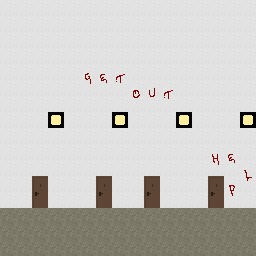

A level layout from a 2D game, rendered from its tile map. Below: a short description, then the map file with its tile-grid data intact:
An orthogonal 16x16 tile map with 16x16 px tiles, 2 tile layers (Tile Layer 1, Tile Layer 2), 3 tilesets.

<map version="1.9" tiledversion="1.9.2" orientation="orthogonal" renderorder="right-down" width="16" height="16" tilewidth="16" tileheight="16" infinite="0" nextlayerid="3" nextobjectid="1">
 <tileset firstgid="1" name="Main" tilewidth="16" tileheight="16" tilecount="1850" columns="50">
  <image source="horror_sidescroller_assets/tileset.png" width="800" height="600" />
 </tileset>
 <tileset firstgid="1851" name="Door" tilewidth="16" tileheight="16" tilecount="2" columns="1">
  <image source="horror_sidescroller_assets/standalone_assets/door_wooden.png" width="18" height="32" />
 </tileset>
 <tileset firstgid="1853" name="Obj" tilewidth="16" tileheight="16" tilecount="2" columns="1">
  <image source="horror_sidescroller_assets/standalone_assets/closet.png" width="23" height="37" />
 </tileset>
 <layer id="1" name="Tile Layer 1" width="16" height="16">
  <data encoding="csv">
3,3,3,3,3,3,3,3,3,3,3,3,3,3,3,3,
3,3,3,3,3,3,3,3,3,3,3,3,3,3,3,3,
3,3,3,3,3,3,3,3,3,3,3,3,3,3,3,3,
3,3,3,3,3,3,3,3,3,3,3,3,3,3,3,3,
3,3,3,3,3,3,3,3,3,3,3,3,3,3,3,3,
3,3,3,3,3,3,3,3,3,3,3,3,3,3,3,3,
3,3,3,3,3,3,3,3,3,3,3,3,3,3,3,3,
3,3,3,103,3,3,3,103,3,3,3,103,3,3,3,103,
3,3,3,3,3,3,3,3,3,3,3,3,3,3,3,3,
3,3,3,3,3,3,3,3,3,3,3,3,3,3,3,3,
3,3,3,3,3,3,3,3,3,3,3,3,3,3,3,3,
3,3,3,3,3,3,3,3,3,3,3,3,3,3,3,3,
3,3,3,3,3,3,3,3,3,3,3,3,3,3,3,3,
1,1,1,1,1,1,1,1,1,1,1,1,1,1,1,1,
1,1,1,1,1,1,1,1,1,1,1,1,1,1,1,1,
1,1,1,1,1,1,1,1,1,1,1,1,1,1,1,1
</data>
 </layer>
 <layer id="2" name="Tile Layer 2" width="16" height="16">
  <data encoding="csv">
0,0,0,0,0,0,0,0,0,0,0,0,0,0,0,0,
0,0,0,0,0,0,0,0,0,0,0,0,0,0,0,0,
0,0,0,0,0,0,0,0,0,0,0,0,0,0,0,0,
0,0,0,0,0,0,0,0,0,0,0,0,0,0,0,0,
0,0,0,0,0,13,11,26,0,0,0,0,0,0,0,0,
0,0,0,0,0,63,61,76,21,27,26,0,0,0,0,0,
0,0,0,0,0,0,0,0,71,77,76,0,0,0,0,0,
0,0,0,0,0,0,0,0,0,0,0,0,0,0,0,0,
0,0,0,0,0,0,0,0,0,0,0,0,0,0,0,0,
0,0,0,0,0,0,0,0,0,0,0,0,0,14,11,0,
0,0,0,0,0,0,0,0,0,0,0,0,0,64,61,18,
0,0,1851,0,0,0,1851,0,0,1851,0,0,0,1851,22,68,
0,0,1852,0,0,0,1852,0,0,1852,0,0,0,1852,72,0,
0,0,0,0,0,0,0,0,0,0,0,0,0,0,0,0,
0,0,0,0,0,0,0,0,0,0,0,0,0,0,0,0,
0,0,0,0,0,0,0,0,0,0,0,0,0,0,0,0
</data>
 </layer>
</map>
